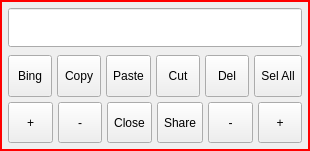
<?xml version="1.0" encoding="UTF-8"?>
<ui version="4.0">
 <class>TextSelector</class>
 <widget class="QDialog" name="TextSelector">
  <property name="geometry">
   <rect>
    <x>0</x>
    <y>0</y>
    <width>310</width>
    <height>151</height>
   </rect>
  </property>
  <property name="windowTitle">
   <string>Dialog</string>
  </property>
  <property name="styleSheet">
   <string notr="true">QDialog{	
	/*background-color: rgb(160,160,160);*/
	
	/*border-image:url(:/res/b.png);	*/

	border-style:solid;						
	border-width:2px;						
	border-color:rgb(255,0,0);	
	
}</string>
  </property>
  <layout class="QVBoxLayout" name="verticalLayout_2">
   <property name="spacing">
    <number>8</number>
   </property>
   <property name="leftMargin">
    <number>8</number>
   </property>
   <property name="topMargin">
    <number>8</number>
   </property>
   <property name="rightMargin">
    <number>8</number>
   </property>
   <property name="bottomMargin">
    <number>8</number>
   </property>
   <item>
    <widget class="QLineEdit" name="lineEdit">
     <property name="sizePolicy">
      <sizepolicy hsizetype="Expanding" vsizetype="Fixed">
       <horstretch>0</horstretch>
       <verstretch>0</verstretch>
      </sizepolicy>
     </property>
     <property name="font">
      <font>
       <pointsize>20</pointsize>
      </font>
     </property>
     <property name="focusPolicy">
      <enum>Qt::NoFocus</enum>
     </property>
     <property name="text">
      <string/>
     </property>
     <property name="readOnly">
      <bool>true</bool>
     </property>
    </widget>
   </item>
   <item>
    <widget class="QFrame" name="frame">
     <property name="frameShape">
      <enum>QFrame::NoFrame</enum>
     </property>
     <property name="frameShadow">
      <enum>QFrame::Raised</enum>
     </property>
     <layout class="QVBoxLayout" name="verticalLayout">
      <property name="spacing">
       <number>5</number>
      </property>
      <property name="leftMargin">
       <number>0</number>
      </property>
      <property name="topMargin">
       <number>0</number>
      </property>
      <property name="rightMargin">
       <number>0</number>
      </property>
      <property name="bottomMargin">
       <number>0</number>
      </property>
      <item>
       <layout class="QHBoxLayout" name="horizontalLayout">
        <item>
         <widget class="QToolButton" name="btnBing">
          <property name="sizePolicy">
           <sizepolicy hsizetype="Preferred" vsizetype="Preferred">
            <horstretch>0</horstretch>
            <verstretch>0</verstretch>
           </sizepolicy>
          </property>
          <property name="text">
           <string>Bing</string>
          </property>
          <property name="icon">
           <iconset resource="../../res.qrc">
            <normaloff>:/res/bing.svg</normaloff>:/res/bing.svg</iconset>
          </property>
          <property name="iconSize">
           <size>
            <width>25</width>
            <height>25</height>
           </size>
          </property>
         </widget>
        </item>
        <item>
         <widget class="QToolButton" name="btnCopy">
          <property name="sizePolicy">
           <sizepolicy hsizetype="Preferred" vsizetype="Preferred">
            <horstretch>0</horstretch>
            <verstretch>0</verstretch>
           </sizepolicy>
          </property>
          <property name="text">
           <string>Copy</string>
          </property>
          <property name="icon">
           <iconset resource="../../res.qrc">
            <normaloff>:/res/copy.svg</normaloff>:/res/copy.svg</iconset>
          </property>
          <property name="iconSize">
           <size>
            <width>25</width>
            <height>25</height>
           </size>
          </property>
         </widget>
        </item>
        <item>
         <widget class="QToolButton" name="btnPaste">
          <property name="sizePolicy">
           <sizepolicy hsizetype="Preferred" vsizetype="Preferred">
            <horstretch>0</horstretch>
            <verstretch>0</verstretch>
           </sizepolicy>
          </property>
          <property name="text">
           <string>Paste</string>
          </property>
          <property name="icon">
           <iconset resource="../../res.qrc">
            <normaloff>:/res/paste.svg</normaloff>:/res/paste.svg</iconset>
          </property>
          <property name="iconSize">
           <size>
            <width>25</width>
            <height>25</height>
           </size>
          </property>
         </widget>
        </item>
        <item>
         <widget class="QToolButton" name="btnCut">
          <property name="sizePolicy">
           <sizepolicy hsizetype="Preferred" vsizetype="Preferred">
            <horstretch>0</horstretch>
            <verstretch>0</verstretch>
           </sizepolicy>
          </property>
          <property name="text">
           <string>Cut</string>
          </property>
          <property name="icon">
           <iconset resource="../../res.qrc">
            <normaloff>:/res/cut.svg</normaloff>:/res/cut.svg</iconset>
          </property>
          <property name="iconSize">
           <size>
            <width>25</width>
            <height>25</height>
           </size>
          </property>
         </widget>
        </item>
        <item>
         <widget class="QToolButton" name="btnDel">
          <property name="sizePolicy">
           <sizepolicy hsizetype="Preferred" vsizetype="Preferred">
            <horstretch>0</horstretch>
            <verstretch>0</verstretch>
           </sizepolicy>
          </property>
          <property name="text">
           <string>Del</string>
          </property>
          <property name="icon">
           <iconset resource="../../res.qrc">
            <normaloff>:/res/del.svg</normaloff>:/res/del.svg</iconset>
          </property>
          <property name="iconSize">
           <size>
            <width>25</width>
            <height>25</height>
           </size>
          </property>
         </widget>
        </item>
        <item>
         <widget class="QToolButton" name="btnSetAll">
          <property name="sizePolicy">
           <sizepolicy hsizetype="Preferred" vsizetype="Preferred">
            <horstretch>0</horstretch>
            <verstretch>0</verstretch>
           </sizepolicy>
          </property>
          <property name="text">
           <string>Sel All</string>
          </property>
          <property name="icon">
           <iconset resource="../../res.qrc">
            <normaloff>:/res/selall.svg</normaloff>:/res/selall.svg</iconset>
          </property>
          <property name="iconSize">
           <size>
            <width>25</width>
            <height>25</height>
           </size>
          </property>
         </widget>
        </item>
       </layout>
      </item>
      <item>
       <layout class="QHBoxLayout" name="horizontalLayout_2">
        <item>
         <widget class="QToolButton" name="btnLeft1">
          <property name="sizePolicy">
           <sizepolicy hsizetype="Preferred" vsizetype="Preferred">
            <horstretch>0</horstretch>
            <verstretch>0</verstretch>
           </sizepolicy>
          </property>
          <property name="text">
           <string>+</string>
          </property>
          <property name="icon">
           <iconset resource="../../res.qrc">
            <normaloff>:/res/p1.png</normaloff>:/res/p1.png</iconset>
          </property>
          <property name="iconSize">
           <size>
            <width>25</width>
            <height>25</height>
           </size>
          </property>
         </widget>
        </item>
        <item>
         <widget class="QToolButton" name="btnLeft0">
          <property name="sizePolicy">
           <sizepolicy hsizetype="Preferred" vsizetype="Preferred">
            <horstretch>0</horstretch>
            <verstretch>0</verstretch>
           </sizepolicy>
          </property>
          <property name="text">
           <string>-</string>
          </property>
          <property name="icon">
           <iconset resource="../../res.qrc">
            <normaloff>:/res/p0.png</normaloff>:/res/p0.png</iconset>
          </property>
          <property name="iconSize">
           <size>
            <width>25</width>
            <height>25</height>
           </size>
          </property>
         </widget>
        </item>
        <item>
         <widget class="QToolButton" name="btnClose">
          <property name="sizePolicy">
           <sizepolicy hsizetype="Preferred" vsizetype="Preferred">
            <horstretch>0</horstretch>
            <verstretch>0</verstretch>
           </sizepolicy>
          </property>
          <property name="text">
           <string>Close</string>
          </property>
         </widget>
        </item>
        <item>
         <widget class="QToolButton" name="btnShareTxt">
          <property name="sizePolicy">
           <sizepolicy hsizetype="Preferred" vsizetype="Preferred">
            <horstretch>0</horstretch>
            <verstretch>0</verstretch>
           </sizepolicy>
          </property>
          <property name="text">
           <string>Share</string>
          </property>
         </widget>
        </item>
        <item>
         <widget class="QToolButton" name="btnRight0">
          <property name="sizePolicy">
           <sizepolicy hsizetype="Preferred" vsizetype="Preferred">
            <horstretch>0</horstretch>
            <verstretch>0</verstretch>
           </sizepolicy>
          </property>
          <property name="text">
           <string>-</string>
          </property>
          <property name="icon">
           <iconset resource="../../res.qrc">
            <normaloff>:/res/p0.png</normaloff>:/res/p0.png</iconset>
          </property>
          <property name="iconSize">
           <size>
            <width>25</width>
            <height>25</height>
           </size>
          </property>
         </widget>
        </item>
        <item>
         <widget class="QToolButton" name="btnRight1">
          <property name="sizePolicy">
           <sizepolicy hsizetype="Preferred" vsizetype="Preferred">
            <horstretch>0</horstretch>
            <verstretch>0</verstretch>
           </sizepolicy>
          </property>
          <property name="text">
           <string>+</string>
          </property>
          <property name="icon">
           <iconset resource="../../res.qrc">
            <normaloff>:/res/p1.png</normaloff>:/res/p1.png</iconset>
          </property>
          <property name="iconSize">
           <size>
            <width>25</width>
            <height>25</height>
           </size>
          </property>
         </widget>
        </item>
       </layout>
      </item>
     </layout>
    </widget>
   </item>
  </layout>
 </widget>
 <resources>
  <include location="../../res.qrc"/>
 </resources>
 <connections/>
</ui>
